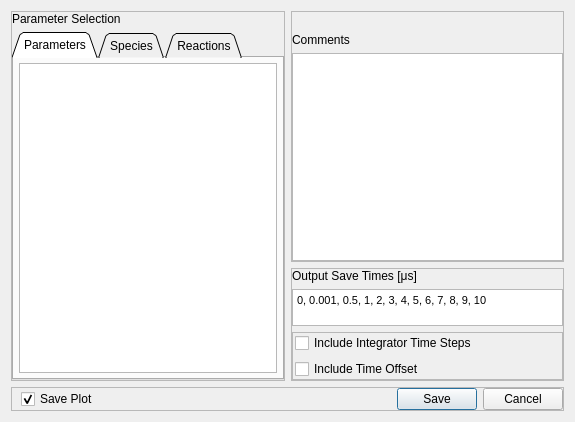
<?xml version="1.0" encoding="UTF-8"?>
<ui version="4.0">
 <class>Dialog</class>
 <widget class="QDialog" name="Dialog">
  <property name="geometry">
   <rect>
    <x>0</x>
    <y>0</y>
    <width>575</width>
    <height>422</height>
   </rect>
  </property>
  <property name="minimumSize">
   <size>
    <width>500</width>
    <height>350</height>
   </size>
  </property>
  <property name="focusPolicy">
   <enum>Qt::StrongFocus</enum>
  </property>
  <property name="windowTitle">
   <string>Save Simulation</string>
  </property>
  <property name="windowIcon">
   <iconset>
    <normaloff>graphics/main_icon.png</normaloff>graphics/main_icon.png</iconset>
  </property>
  <layout class="QGridLayout" name="gridLayout_3">
   <item row="0" column="0" rowspan="2">
    <widget class="QFrame" name="frame_4">
     <property name="sizePolicy">
      <sizepolicy hsizetype="Preferred" vsizetype="Preferred">
       <horstretch>0</horstretch>
       <verstretch>0</verstretch>
      </sizepolicy>
     </property>
     <property name="frameShape">
      <enum>QFrame::StyledPanel</enum>
     </property>
     <property name="frameShadow">
      <enum>QFrame::Raised</enum>
     </property>
     <layout class="QGridLayout" name="gridLayout_4">
      <property name="leftMargin">
       <number>0</number>
      </property>
      <property name="topMargin">
       <number>0</number>
      </property>
      <property name="rightMargin">
       <number>0</number>
      </property>
      <property name="bottomMargin">
       <number>0</number>
      </property>
      <item row="0" column="0">
       <widget class="QLabel" name="label_2">
        <property name="text">
         <string>Parameter Selection</string>
        </property>
       </widget>
      </item>
      <item row="1" column="0">
       <widget class="QTabWidget" name="tabWidget">
        <property name="tabPosition">
         <enum>QTabWidget::North</enum>
        </property>
        <property name="tabShape">
         <enum>QTabWidget::Triangular</enum>
        </property>
        <property name="currentIndex">
         <number>0</number>
        </property>
        <widget class="QWidget" name="tab">
         <attribute name="title">
          <string>Parameters</string>
         </attribute>
         <layout class="QGridLayout" name="gridLayout_6">
          <property name="leftMargin">
           <number>5</number>
          </property>
          <property name="topMargin">
           <number>5</number>
          </property>
          <property name="rightMargin">
           <number>5</number>
          </property>
          <property name="bottomMargin">
           <number>5</number>
          </property>
          <item row="0" column="0">
           <widget class="QListWidget" name="parameters_list_widget"/>
          </item>
         </layout>
        </widget>
        <widget class="QWidget" name="tab_2">
         <attribute name="title">
          <string>Species</string>
         </attribute>
         <layout class="QGridLayout" name="gridLayout_7">
          <property name="leftMargin">
           <number>5</number>
          </property>
          <property name="topMargin">
           <number>5</number>
          </property>
          <property name="rightMargin">
           <number>5</number>
          </property>
          <property name="bottomMargin">
           <number>5</number>
          </property>
          <item row="0" column="0">
           <widget class="QListWidget" name="species_list_widget"/>
          </item>
         </layout>
        </widget>
        <widget class="QWidget" name="tab_3">
         <attribute name="title">
          <string>Reactions</string>
         </attribute>
         <layout class="QGridLayout" name="gridLayout_8">
          <property name="leftMargin">
           <number>5</number>
          </property>
          <property name="topMargin">
           <number>5</number>
          </property>
          <property name="rightMargin">
           <number>5</number>
          </property>
          <property name="bottomMargin">
           <number>5</number>
          </property>
          <item row="0" column="0">
           <widget class="QListWidget" name="reactions_list_widget"/>
          </item>
         </layout>
        </widget>
       </widget>
      </item>
     </layout>
    </widget>
   </item>
   <item row="0" column="1">
    <widget class="QFrame" name="frame_3">
     <property name="sizePolicy">
      <sizepolicy hsizetype="Preferred" vsizetype="Preferred">
       <horstretch>0</horstretch>
       <verstretch>5</verstretch>
      </sizepolicy>
     </property>
     <property name="frameShape">
      <enum>QFrame::StyledPanel</enum>
     </property>
     <property name="frameShadow">
      <enum>QFrame::Raised</enum>
     </property>
     <layout class="QGridLayout" name="gridLayout">
      <property name="leftMargin">
       <number>0</number>
      </property>
      <property name="topMargin">
       <number>0</number>
      </property>
      <property name="rightMargin">
       <number>0</number>
      </property>
      <property name="bottomMargin">
       <number>0</number>
      </property>
      <item row="2" column="0">
       <widget class="QPlainTextEdit" name="comment_box"/>
      </item>
      <item row="1" column="0">
       <widget class="QLabel" name="label">
        <property name="text">
         <string>Comments</string>
        </property>
       </widget>
      </item>
      <item row="0" column="0">
       <spacer name="verticalSpacer">
        <property name="orientation">
         <enum>Qt::Vertical</enum>
        </property>
        <property name="sizeType">
         <enum>QSizePolicy::Fixed</enum>
        </property>
        <property name="sizeHint" stdset="0">
         <size>
          <width>20</width>
          <height>21</height>
         </size>
        </property>
       </spacer>
      </item>
     </layout>
    </widget>
   </item>
   <item row="1" column="1">
    <widget class="QFrame" name="frame_2">
     <property name="sizePolicy">
      <sizepolicy hsizetype="Preferred" vsizetype="Minimum">
       <horstretch>0</horstretch>
       <verstretch>0</verstretch>
      </sizepolicy>
     </property>
     <property name="frameShape">
      <enum>QFrame::StyledPanel</enum>
     </property>
     <property name="frameShadow">
      <enum>QFrame::Raised</enum>
     </property>
     <layout class="QGridLayout" name="gridLayout_2">
      <property name="leftMargin">
       <number>0</number>
      </property>
      <property name="topMargin">
       <number>0</number>
      </property>
      <property name="rightMargin">
       <number>0</number>
      </property>
      <property name="bottomMargin">
       <number>0</number>
      </property>
      <item row="2" column="0">
       <widget class="QFrame" name="frame">
        <property name="frameShape">
         <enum>QFrame::StyledPanel</enum>
        </property>
        <property name="frameShadow">
         <enum>QFrame::Raised</enum>
        </property>
        <layout class="QGridLayout" name="gridLayout_9">
         <property name="leftMargin">
          <number>2</number>
         </property>
         <property name="topMargin">
          <number>0</number>
         </property>
         <property name="bottomMargin">
          <number>0</number>
         </property>
         <item row="0" column="0">
          <widget class="QCheckBox" name="include_integrator_time_box">
           <property name="text">
            <string>Include Integrator Time Steps</string>
           </property>
          </widget>
         </item>
         <item row="1" column="0">
          <widget class="QCheckBox" name="include_time_offset_box">
           <property name="text">
            <string>Include Time Offset</string>
           </property>
          </widget>
         </item>
        </layout>
       </widget>
      </item>
      <item row="1" column="0">
       <widget class="QTextEdit" name="output_times_box">
        <property name="sizePolicy">
         <sizepolicy hsizetype="Preferred" vsizetype="MinimumExpanding">
          <horstretch>0</horstretch>
          <verstretch>0</verstretch>
         </sizepolicy>
        </property>
        <property name="maximumSize">
         <size>
          <width>16777215</width>
          <height>37</height>
         </size>
        </property>
        <property name="toolTip">
         <string>&lt;html&gt;&lt;head/&gt;&lt;body&gt;&lt;p&gt;Seperate times with commas&lt;/p&gt;&lt;p&gt;Does not include Time Offset&lt;/p&gt;&lt;/body&gt;&lt;/html&gt;</string>
        </property>
        <property name="documentTitle">
         <string/>
        </property>
        <property name="html">
         <string>&lt;!DOCTYPE HTML PUBLIC &quot;-//W3C//DTD HTML 4.0//EN&quot; &quot;http://www.w3.org/TR/REC-html40/strict.dtd&quot;&gt;
&lt;html&gt;&lt;head&gt;&lt;meta name=&quot;qrichtext&quot; content=&quot;1&quot; /&gt;&lt;style type=&quot;text/css&quot;&gt;
p, li { white-space: pre-wrap; }
&lt;/style&gt;&lt;/head&gt;&lt;body style=&quot; font-family:'MS Shell Dlg 2'; font-size:8.25pt; font-weight:400; font-style:normal;&quot;&gt;
&lt;p style=&quot; margin-top:0px; margin-bottom:0px; margin-left:0px; margin-right:0px; -qt-block-indent:0; text-indent:0px;&quot;&gt;0, 0.001, 0.5, 1, 2, 3, 4, 5, 6, 7, 8, 9, 10&lt;/p&gt;&lt;/body&gt;&lt;/html&gt;</string>
        </property>
        <property name="acceptRichText">
         <bool>false</bool>
        </property>
        <property name="placeholderText">
         <string>Ex: 0, 0.001, 0.5, 1, 2, 3, 4, 5, 6, 7, 8, 9, 10</string>
        </property>
       </widget>
      </item>
      <item row="0" column="0">
       <widget class="QLabel" name="output_times_label">
        <property name="sizePolicy">
         <sizepolicy hsizetype="Preferred" vsizetype="Minimum">
          <horstretch>0</horstretch>
          <verstretch>0</verstretch>
         </sizepolicy>
        </property>
        <property name="text">
         <string>Output Save Times [μs]</string>
        </property>
       </widget>
      </item>
     </layout>
    </widget>
   </item>
   <item row="2" column="0" colspan="2">
    <widget class="QFrame" name="frame_5">
     <property name="frameShape">
      <enum>QFrame::StyledPanel</enum>
     </property>
     <property name="frameShadow">
      <enum>QFrame::Raised</enum>
     </property>
     <layout class="QGridLayout" name="gridLayout_5">
      <property name="leftMargin">
       <number>9</number>
      </property>
      <property name="topMargin">
       <number>0</number>
      </property>
      <property name="rightMargin">
       <number>0</number>
      </property>
      <property name="bottomMargin">
       <number>0</number>
      </property>
      <item row="0" column="1">
       <spacer name="horizontalSpacer">
        <property name="orientation">
         <enum>Qt::Horizontal</enum>
        </property>
        <property name="sizeHint" stdset="0">
         <size>
          <width>40</width>
          <height>20</height>
         </size>
        </property>
       </spacer>
      </item>
      <item row="0" column="0">
       <widget class="QCheckBox" name="save_plot_box">
        <property name="text">
         <string>Save Plot</string>
        </property>
        <property name="checked">
         <bool>true</bool>
        </property>
       </widget>
      </item>
      <item row="0" column="2">
       <widget class="QDialogButtonBox" name="button_box">
        <property name="standardButtons">
         <set>QDialogButtonBox::Cancel|QDialogButtonBox::Save</set>
        </property>
        <property name="centerButtons">
         <bool>false</bool>
        </property>
       </widget>
      </item>
     </layout>
    </widget>
   </item>
  </layout>
  <action name="action_Save">
   <property name="text">
    <string>&amp;Save</string>
   </property>
   <property name="shortcut">
    <string>Ctrl+S, Ctrl+Return</string>
   </property>
  </action>
 </widget>
 <resources/>
 <connections/>
</ui>
